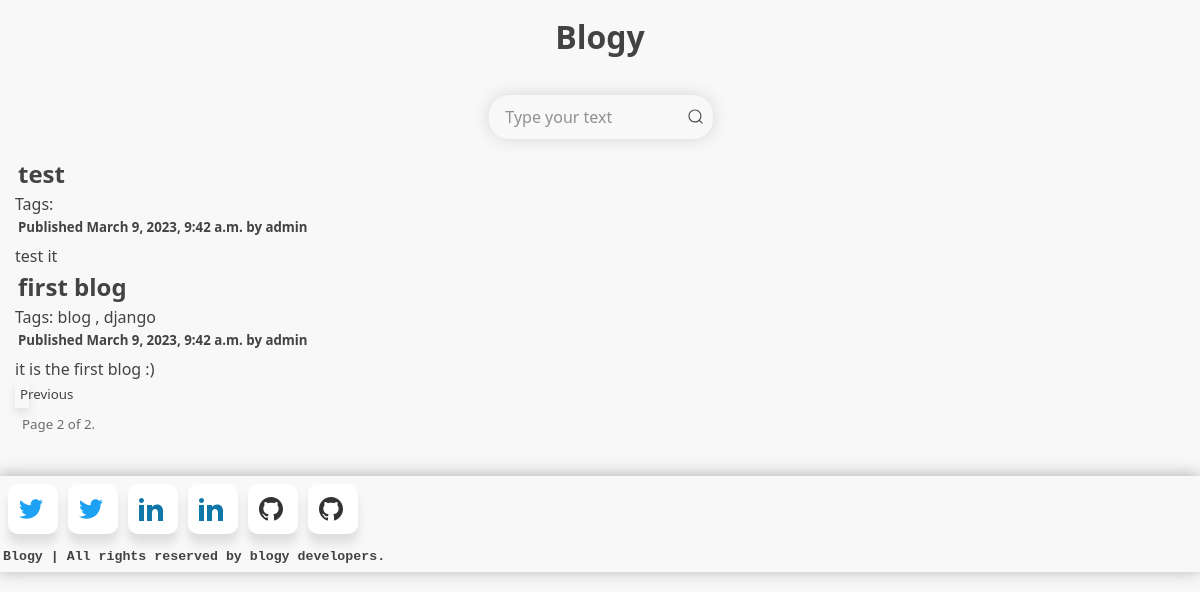
Screenshot of /?page=2 with the database file from the repository.
### blog/models.py (models this page shows, shortened)
class Post(models.Model):
    class Status(models.TextChoices):
        DRAFT = 'DF', 'Draft'
        PUBLISHED = 'PB', 'Published'
    title = models.CharField(max_length=250)
    slug = models.SlugField(max_length=250, unique_for_date='publish')
    author = models.ForeignKey(User, on_delete=models.CASCADE, related_name='blog_posts')
    body = models.TextField()
    publish = models.DateTimeField(default=timezone.now)
    created = models.DateTimeField(auto_now_add=True)
    updated = models.DateTimeField(auto_now=True)
    status = models.CharField(max_length=2, choices=Status.choices, default=Status.DRAFT)
    tags = TaggableManager()
    objects = models.Manager() # the default manager.
    published = PublishedManager() # our custom manager.
    class Meta:
        ordering = ['-publish']
        indexes = [
            models.Index(fields=['-publish']),
        ]
    def get_absolute_url(self):
        return reverse("blog:post_detail", kwargs={"year": self.publish.year,
                                                   "month": self.publish.month,
                                                   "day": self.publish.day,
                                                   "post": self.slug})

### blog/views.py (the view)
# urls.py: path('', views.post_list, name='post_list'),
def post_list(request, tag_slug=None):
    post_list = Post.published.all()
    tag = None
    if tag_slug:
        tag = get_object_or_404(Tag, slug=tag_slug)
        post_list = post_list.filter(tags__in=[tag])
    paginator = Paginator(post_list, 3)
    page_number = request.GET.get('page', 1)
    try:
        posts = paginator.page(page_number)
    except PageNotAnInteger:
        posts = paginator.page(1)
    except EmptyPage:
        posts = paginator.page(paginator.num_pages)
    return render(request,
                  'blog/post/list.html',
                  {'posts': posts,
                   'tag': tag})

### blog/models.py (called while the page is built)
    def get_queryset(self):
        return super().get_queryset().filter(status = Post.Status.PUBLISHED)

### blog/templates/blog/post/list.html (shortened to what this page needs)
{% extends "blog/base.html" %}
            {% block content %}
            {% for post in posts %}
            <h2 class="title"><a href="{{ post.get_absolute_url }}" class="link">{{ post.title }}</a></h2>
            <p class="tags">Tags:
                {% for tag in post.tags.all %}
                    <a href="{% url "blog:post_list_by_tag" tag.slug %}">
                        {{ tag.name }}
                    </a>
                    {% if not forloop.last %}, {% endif %}
                {% endfor %}
            </p>
            <h5 class="date">Published {{ post.publish }} by {{ post.author }}</h5>
            <p class="content">{{ post.body|truncatewords:15|linebreaks }}</p>
            {% endfor %}
            {% include "pagination.html" with page=posts %}
            {% endblock %}

### blog/static/post/styles.css (style rules this page uses)
* { margin: 0; }
body { background: #f8f8f8; color: #434343; font-family: Segoe UI; }
a { text-decoration: none; color: #434343; }
.date , .title , .content { padding: 3px; }
.content { width: 60%; }

### blog/static/post/pagination.css (style rules this page uses)
* { margin: 0; }
body { background: #f8f8f8; color: #434343; font-family: Segoe UI; }
a { text-decoration: none; color: #434343; }

### rows the page displays
Post: title "test", publish "March 9, 2023, 9:42 a.m.", author "admin", body "test it"
Post: title "first blog", publish "March 9, 2023, 9:42 a.m.", author "admin", body "it is the first blog :)"
Tag: name "blog"
Tag: name "django"

### other values shown
{{ page.number }} "2"
{{ page.paginator.num_pages }} "2"
